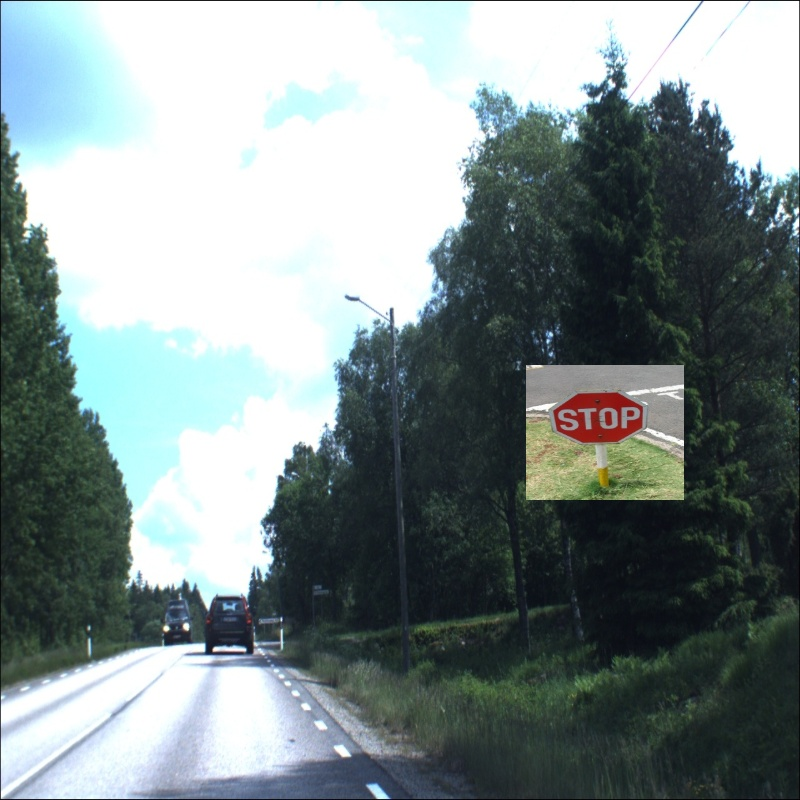
#> input picture images/1.jpg, 800 x 800 px
$ python generateImage.py
#> lines starting #> are read from the running program, lines starting #| are printed output that depends on the picture; after the words box and inside, x2 and y2 are one past the last pixel; in counts of white or black regions, pixels touching at a corner belong together
import cv2
from random import randint
import xml.etree.cElementTree as ET
import numpy as np
import random

def image_genearte(ragne_images,range_sign):
#> called with ragne_images = 2000, range_sign = 6
	iteration = 1
	name_folder_images = 'images/'
	name_folder_sign = 'allroadsign/'
	normal_folder = 'data_image/'

	num_range = int(ragne_images / range_sign)
	second_iteration = 0
	iter_sign = 1

	for i in range(range_sign):
		print(i)
		for j in range(second_iteration,num_range):
			img_size_annots_h = np.random.random_integers(100,200)
			img_size_annots_w = np.random.random_integers(100,200)
			img_size =(800,800)
			img_size_annots = (img_size_annots_h,img_size_annots_w)

			image = cv2.imread(name_folder_images+str(iteration)+'.jpg')
#> image is the input picture: shape (800, 800, 3); mean B, G, R 140.4, 140.2, 127.9
			image_sign = cv2.imread(name_folder_sign+str(iter_sign)+'.jpg')

			new_image = cv2.resize(image,img_size)

			new_image_sign = cv2.resize(image_sign,img_size_annots)
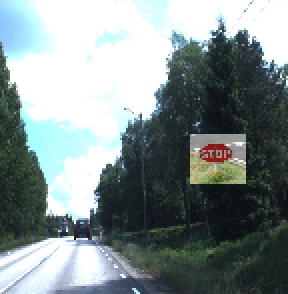
#> new_image_sign: shape (147, 144, 3) (shown 2 times larger); mean B, G, R 140.8, 140.6, 128.3

			sign = new_image_sign
			image = new_image

			radnom_down  = np.random.random_integers(200,400)
			random_raght = np.random.random_integers(200,400)
			image[img_size_annots[0] + radnom_down:img_size_annots[0]+radnom_down+sign.shape[0], img_size_annots[1]+random_raght:img_size_annots[1]+random_raght+sign.shape[1]] = sign
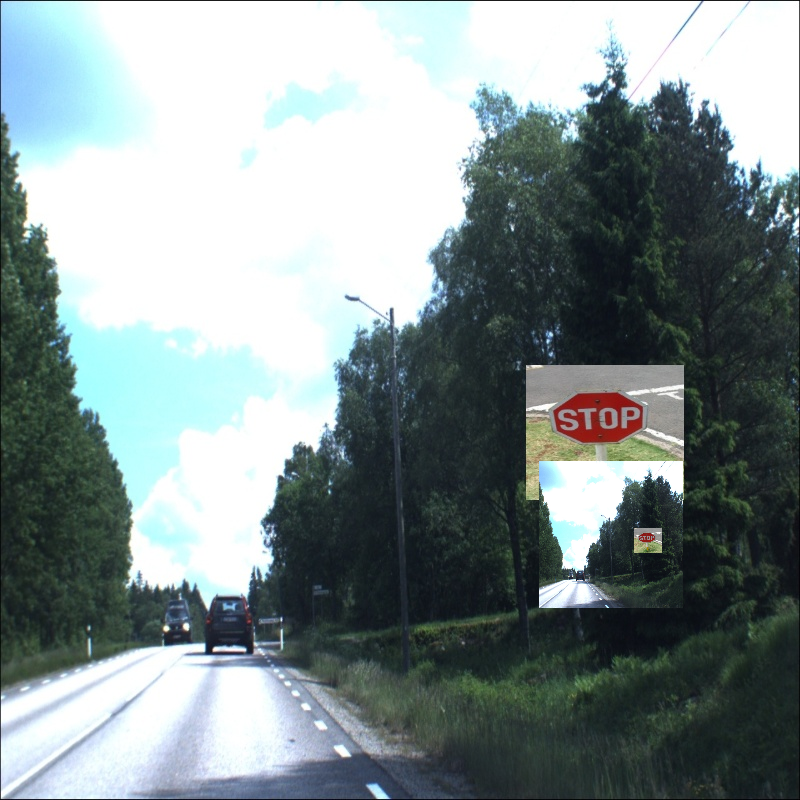
#> image: shape (800, 800, 3); 3.31% of pixels changed, all inside (x1, y1, x2, y2) = (539, 461, 683, 608)
			cv2.imwrite(normal_folder+str(iteration)+'.jpg',image)

			img_width,img_height= img_size
			img_depth = 3

			rectangles = [
			img_size_annots[0] + radnom_down,
			img_size_annots[0] * 2,
			img_size_annots[0],
			img_size_annots[1] * 3
			]

			name =str(iteration)+'.jpg'
			img_filename = (name)

			name_folder = "images"
			path = "/home/ostap/Documents/LNU/kiberg/Vision/test/images/" +str(iteration)+ ".jpg"
			database  = "Unknown"
			segmented = 0
			name_obj = "stop"
			pose = "Unspecified"
			fruncated = 0
			difficult = 0
			xmin_add = np.random.random_integers(0,10)
			ymin_add = np.random.random_integers(0,10)
			xmax_add = np.random.random_integers(0,10)
			ymax_add = np.random.random_integers(0,10)
			xmin = img_size_annots[1] + random_raght + img_size_annots_h + xmin_add
			xmax = img_size_annots[1] + random_raght + xmax_add
			ymax = img_size_annots[0] + radnom_down + ymax_add
			ymin = img_size_annots[0] + radnom_down + img_size_annots_w + ymin_add
			print(xmin, "\t",ymin,"\t",xmax,"\t",ymax)
			print("==================================")
			with open("data_annots/"+str(iteration)+".xml","w+") as f :
				f.write("<annotation>")
				f.write("\n\t<folder>" + name_folder + "</folder>")
				f.write("\n\t<filename>" + str(iteration)+ ".jpg" + "</filename>")
				f.write("\n\t<path>" + path + "</path>")
				f.write("\n\t<source>")
				f.write("\n\t\t<database>" + database +"</database>")
				f.write("\n\t</source>")
				f.write("\n\t<size>")
				f.write("\n\t\t<width>" + str(img_width) + "</width>")
				f.write("\n\t\t<height>" + str(img_height) + "</height>")
				f.write("\n\t\t<depth>" + str(img_depth) + "</depth>")
				f.write("\n\t</size>")
				f.write("\n\t<segmented>" + str(segmented) + "</segmented>")
				f.write("\n\t<object>")
				f.write("\n\t\t<name>" + name_obj + "</name>")
				f.write("\n\t\t<pose>" + pose + "</pose>")
				f.write("\n\t\t<truncated>" + str(fruncated) + "</truncated>")
				f.write("\n\t\t<difficult>" + str(difficult) + "</difficult>")
				f.write("\n\t\t<bndbox>")
				f.write("\n\t\t\t<xmin>" + str(xmin) + "</xmin>")
				f.write("\n\t\t\t<ymin>" + str(ymin) + "</ymin>")
				f.write("\n\t\t\t<xmax>" + str(xmax) + "</xmax>")
				f.write("\n\t\t\t<ymax>" + str(ymax) + "</ymax>")
				f.write("\n\t\t</bndbox>")
				f.write("\n\t</object>")
				f.write("\n</annotation>")
				f.close()
			iteration+=1
			num_range +=1
			second_iteration +=1

		iter_sign +=1

#> (the run stopped early here; a loop or call above may not have finished)

$ run again, with images/10.jpg copied over images/1.jpg
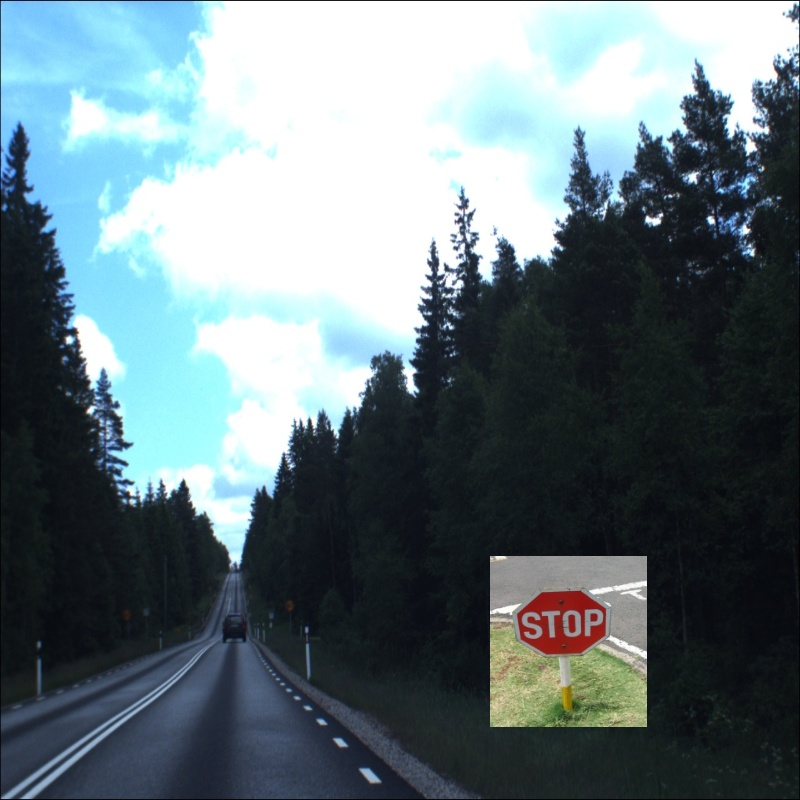
#> input picture images/10.jpg, 800 x 800 px
#> in image_genearte, image is the input picture: shape (800, 800, 3); mean B, G, R 123.3, 117.7, 101.8
#> in image_genearte, `new_image_sign = cv2.resize(image_sign,img_size_annots)`:
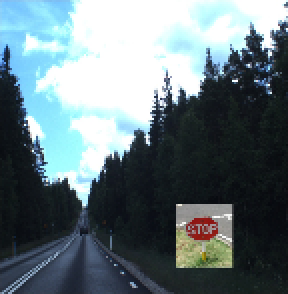
#> new_image_sign: shape (147, 144, 3) (shown 2 times larger); mean B, G, R 123.7, 118.1, 102.2
#> in image_genearte, `image[img_size_annots[0] + radnom_down:img_size_annots[0]+radnom_down+..`:
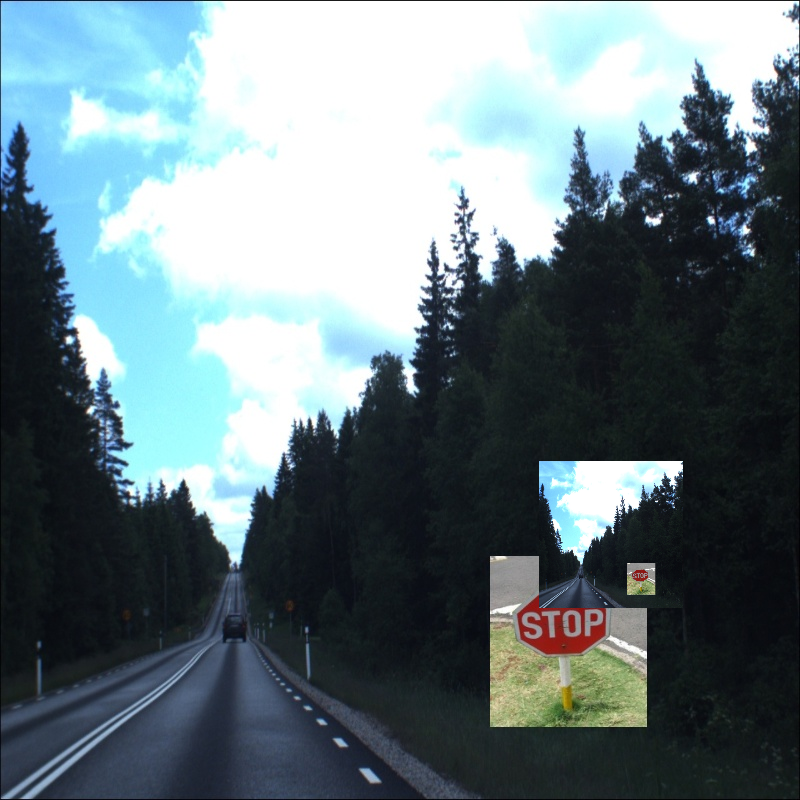
#> image: shape (800, 800, 3); 3.3% of pixels changed, all inside (x1, y1, x2, y2) = (539, 461, 683, 608)

$ run again, with images/2.jpg copied over images/1.jpg
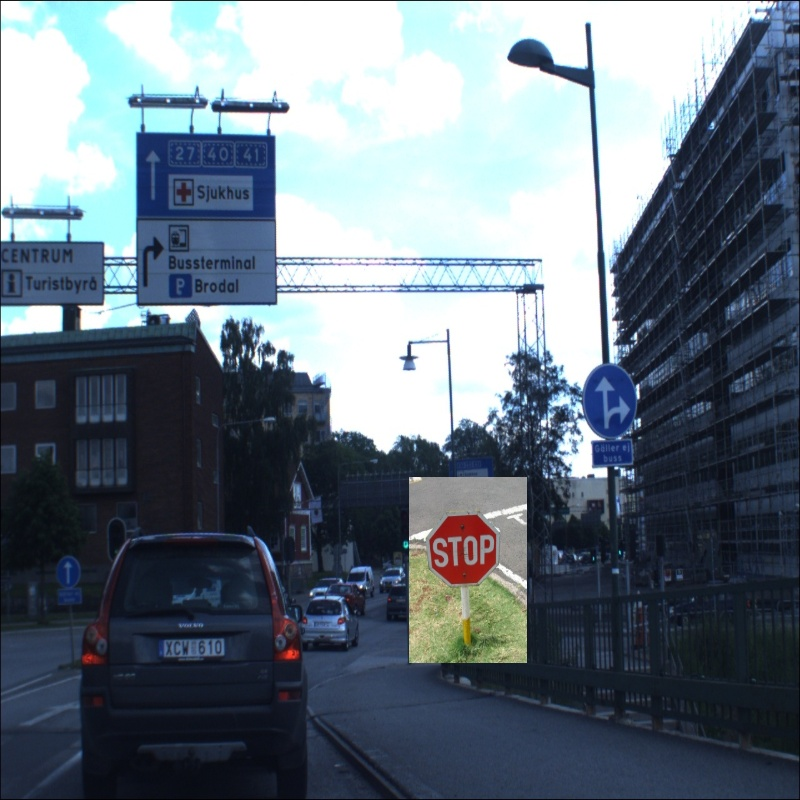
#> input picture images/2.jpg, 800 x 800 px
#> in image_genearte, image is the input picture: shape (800, 800, 3); mean B, G, R 126.9, 115.6, 103.2
#> in image_genearte, `new_image_sign = cv2.resize(image_sign,img_size_annots)`:
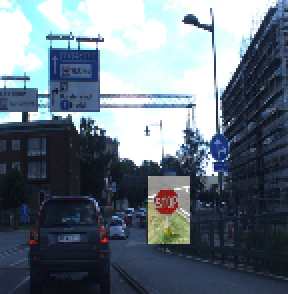
#> new_image_sign: shape (147, 144, 3) (shown 2 times larger); mean B, G, R 126.9, 115.5, 103
#> in image_genearte, `image[img_size_annots[0] + radnom_down:img_size_annots[0]+radnom_down+..`:
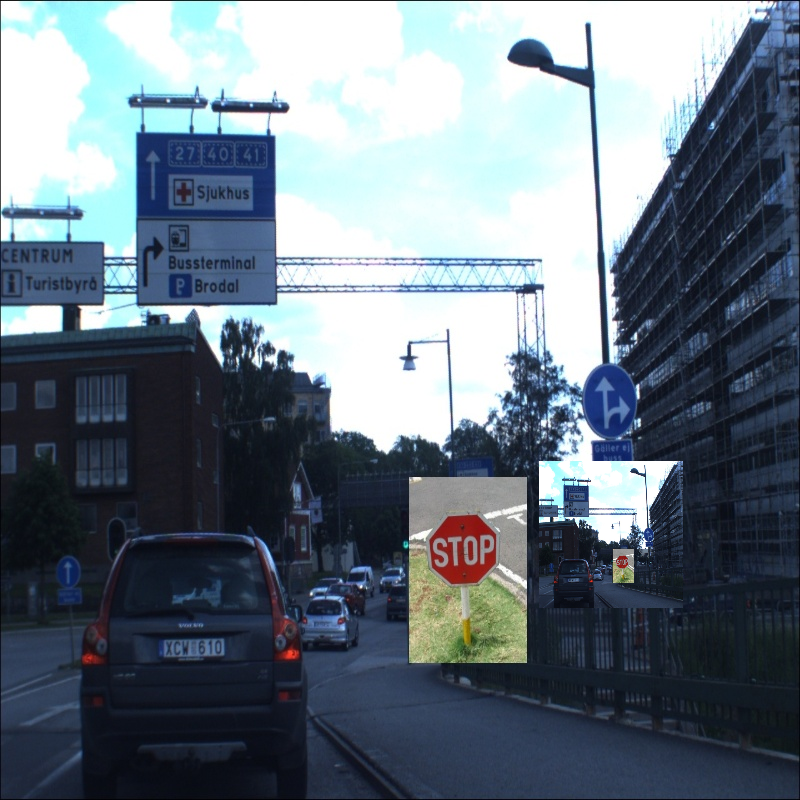
#> image: shape (800, 800, 3); 3.3% of pixels changed, all inside (x1, y1, x2, y2) = (539, 461, 683, 608)

$ run again, with images/3.jpg copied over images/1.jpg
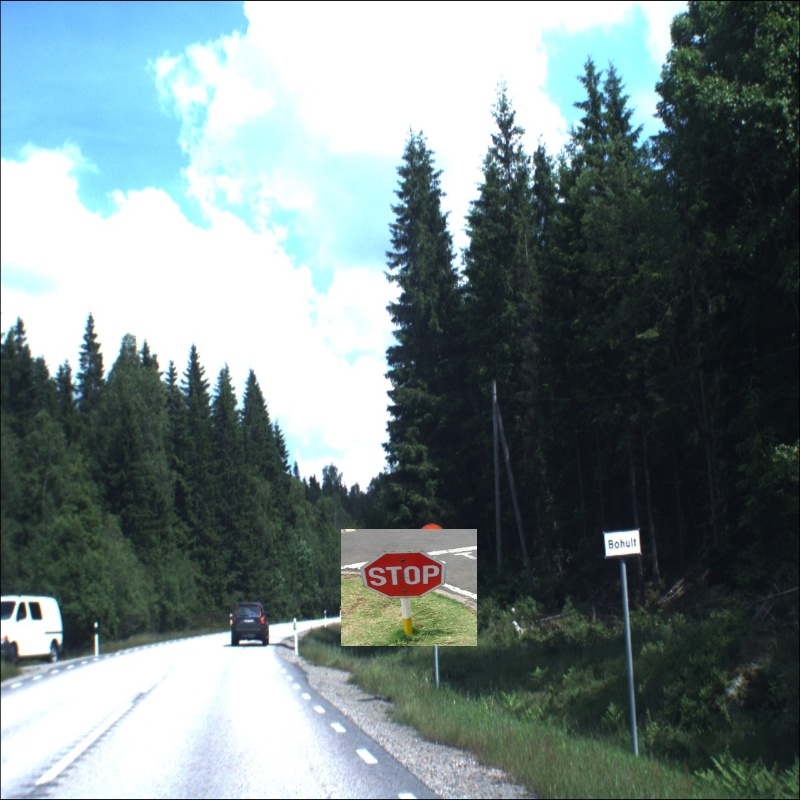
#> input picture images/3.jpg, 800 x 800 px
#> in image_genearte, image is the input picture: shape (800, 800, 3); mean B, G, R 131.4, 130.8, 116.2
#> in image_genearte, `new_image_sign = cv2.resize(image_sign,img_size_annots)`:
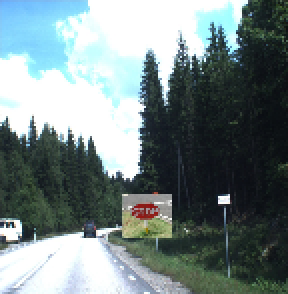
#> new_image_sign: shape (147, 144, 3) (shown 2 times larger); mean B, G, R 132, 131.5, 116.8
#> in image_genearte, `image[img_size_annots[0] + radnom_down:img_size_annots[0]+radnom_down+..`:
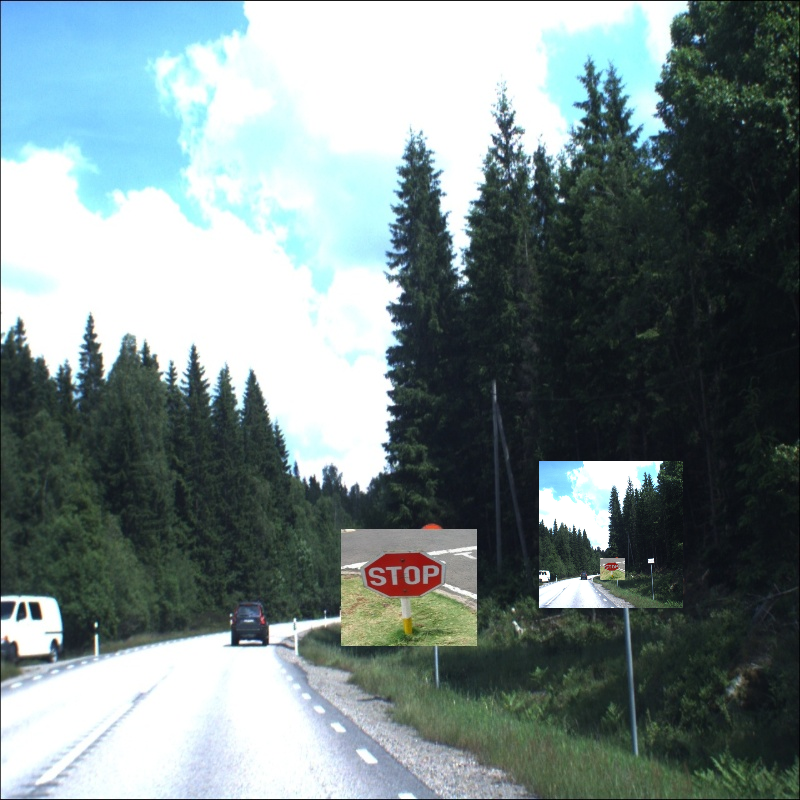
#> image: shape (800, 800, 3); 3.31% of pixels changed, all inside (x1, y1, x2, y2) = (539, 461, 683, 608)
